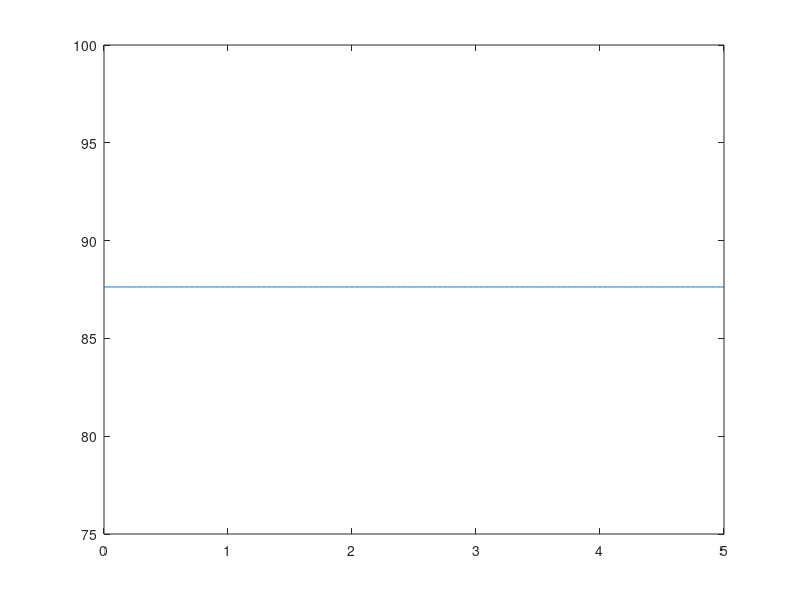

MATLAB code for this plot:
%% This code plot the asymptotic number of absorbed molecules
NN=56;
N=2*NN+1;
D=79.4*10^-12;
r0=23*10^-6;
rr=10*10^-6;
k=0.8;
fr=0.15;
beta=(r0-rr)*sqrt(k./D);

theta=pi/2-asin(2*(-NN:NN)/N);
phi=4*pi*(-NN:NN)/(1+sqrt(5));
x=sin(theta).*cos(phi);
y=sin(theta).*sin(phi);
z=cos(theta);
u=zeros(1,N*(N-1)/2);
o=1;
for i=1:N
    for j=i+1:N
        a1=[x(i), y(i), z(i)];
        a2=[x(j), y(j), z(j)];
        u(o)=norm(a1-a2);
        o=o+1;
    end
end

H=1./u+1/2*log(u)-1/2*log(2+u);
H=sum(H);

sig=2*sqrt(fr/N);
C0i=pi/(N*sig)*(1+sig/pi*log(sig/2)+sig/pi*(log(4)-3/2+4/N*H));
C0=1/C0i*rr;

% C0i=pi/sig*(1+sig/pi*(log(2*sig)-3/2)-sig^2/pi^2*((pi^2+21)/36));
% C0=1/C0i*rr;
w=D*C0/(rr*(rr-C0));

gamma=(w*rr+D)/(D*rr);
zeta=gamma^2*D-k;
F=rr*w*(gamma-sqrt(k/D))/(r0*zeta)*exp(-beta);

t=0:0.01:5;
Fs=zeros(1,length(t));
Fs(1,:)=F*1000;
plot(t,Fs);
hold on
